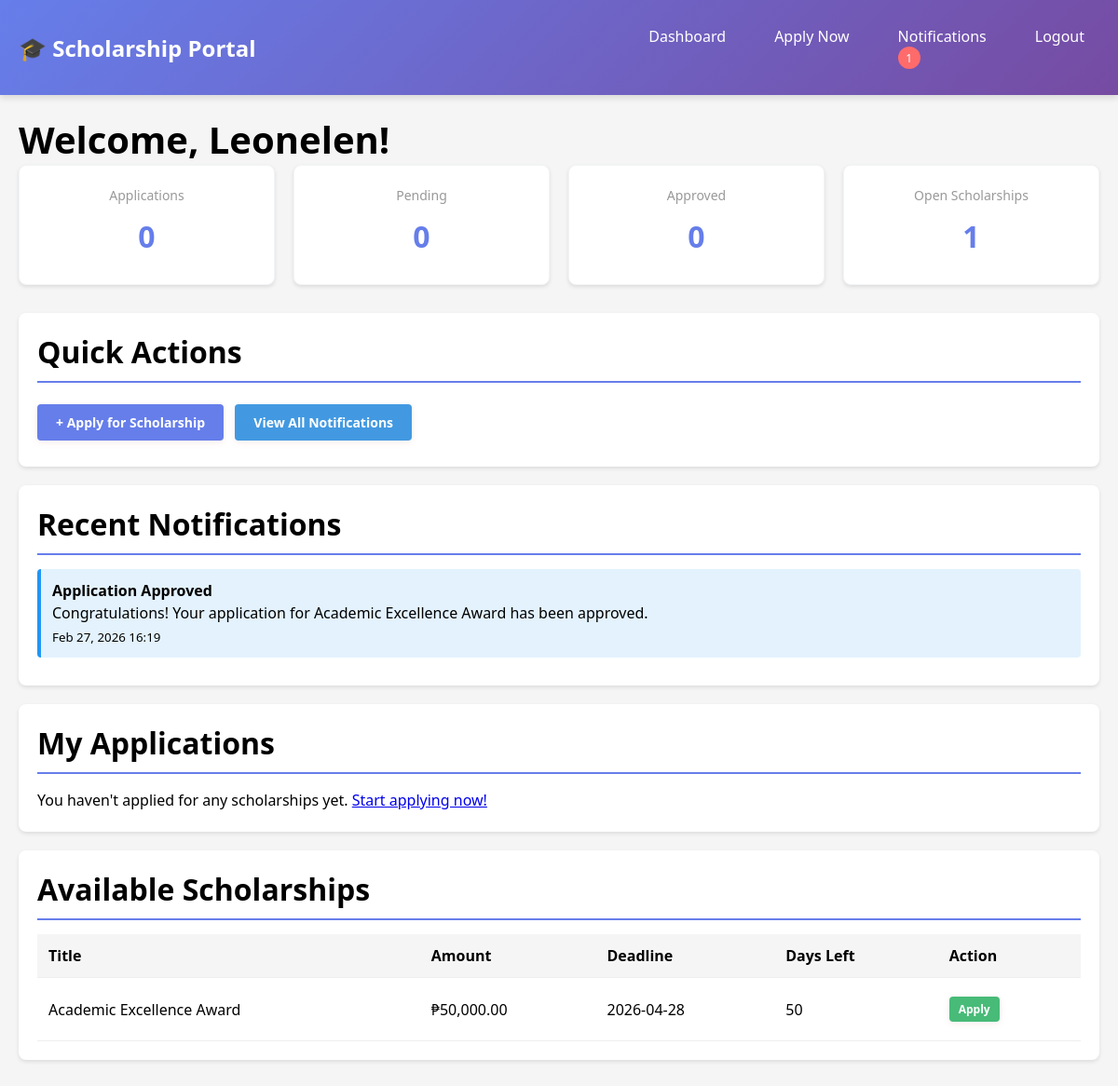
/member/dashboard_new.php (signed in), run on the app's committed database.
### tables this page shows
CREATE TABLE `notifications` (
  `id` int(11) NOT NULL,
  `user_id` int(11) NOT NULL,
  `title` varchar(255) NOT NULL,
  `message` text NOT NULL,
  `type` enum('info','success','warning','error','application','deadline') DEFAULT 'info',
  `related_application_id` int(11) DEFAULT NULL,
  `related_scholarship_id` int(11) DEFAULT NULL,
  `seen` tinyint(1) DEFAULT 0,
  `seen_at` datetime DEFAULT NULL,
  `created_at` datetime DEFAULT current_timestamp()
);

CREATE TABLE `scholarships` (
  `id` int(11) NOT NULL,
  `title` varchar(255) NOT NULL,
  `description` text NOT NULL,
  `organization` varchar(150) NOT NULL,
  `eligibility_requirements` text DEFAULT NULL,
  `renewal_requirements` text DEFAULT NULL,
  `amount` decimal(12,2) NOT NULL CHECK (`amount` > 0),
  `deadline` date NOT NULL,
  `status` enum('open','closed','cancelled') DEFAULT 'open',
  `created_by` int(11) NOT NULL,
  `created_at` datetime DEFAULT current_timestamp(),
  `updated_at` datetime DEFAULT current_timestamp() ON UPDATE current_timestamp()
);

### helpers/SecurityHelper.php (called while the page is built, shortened)
<?php
function sanitizeString($string) {
    return htmlspecialchars(trim($string), ENT_QUOTES, 'UTF-8');
}

### member/dashboard_new.php (the view, shortened to what this page needs)
<?php
require_once __DIR__ . '/../helpers/SecurityHelper.php';
$pdo = getPDO();
$user_id = $_SESSION['user_id'];
$stmt = $pdo->prepare("
    SELECT a.*, s.title as scholarship_title, s.deadline, s.amount
    FROM applications a
    JOIN scholarships s ON a.scholarship_id = s.id
    WHERE a.user_id = :user_id
    ORDER BY a.created_at DESC
");
$stmt->execute([':user_id' => $user_id]);
$applications = $stmt->fetchAll(PDO::FETCH_ASSOC) ?: [];
$stmt = $pdo->prepare("
    SELECT COUNT(*) FROM notifications
    WHERE user_id = :user_id AND seen = 0
");
$stmt->execute([':user_id' => $user_id]);
$unread_count = $stmt->fetchColumn() ?: 0;
$stmt = $pdo->prepare("
    SELECT * FROM notifications
    WHERE user_id = :user_id
    ORDER BY created_at DESC
    LIMIT 5
");
$stmt->execute([':user_id' => $user_id]);
$recent_notifications = $stmt->fetchAll(PDO::FETCH_ASSOC) ?: [];
$stmt = $pdo->query("
    SELECT * FROM scholarships
    WHERE status = 'open' AND deadline > NOW()
    ORDER BY deadline ASC
    LIMIT 5
");
$open_scholarships = $stmt->fetchAll(PDO::FETCH_ASSOC) ?: [];
$stats = [];
foreach (['pending', 'approved', 'rejected', 'under_review', 'submitted'] as $status) {
    $stmt = $pdo->prepare("SELECT COUNT(*) FROM applications WHERE user_id = :user_id AND status = :status");
    $stmt->execute([':user_id' => $user_id, ':status' => $status]);
    $stats[$status] = $stmt->fetchColumn() ?: 0;
}
?>
<!DOCTYPE html>
<html lang="en">
<head>
    <link rel="stylesheet" href="../assets/style.css">
</head>
<body>
    <nav class="navbar">
        <div class="navbar-logo">🎓 Scholarship Portal</div>
        <div class="navbar-menu">
            <a href="dashboard.php">Dashboard</a>
            <a href="apply_scholarship.php">Apply Now</a>
            <a href="notifications.php">Notifications <?php if ($unread_count > 0): ?><span class="notification-badge"><?= $unread_count ?></span><?php endif; ?></a>
            <a href="../auth/logout.php">Logout</a>
        </div>
    </nav>
    <div class="container">
        <h1>Welcome, <?= sanitizeString($_SESSION['user']['first_name'] ?? 'Student') ?>!</h1>
        <div class="dashboard-grid">
            <div class="stat-card">
                <p>Applications</p>
                <h3><?= count($applications) ?></h3>
            </div>
            <div class="stat-card">
                <p>Pending</p>
                <h3><?= $stats['pending'] ?></h3>
            </div>
            <div class="stat-card">
                <p>Approved</p>
                <h3><?= $stats['approved'] ?></h3>
            </div>
            <div class="stat-card">
                <p>Open Scholarships</p>
                <h3><?= count($open_scholarships) ?></h3>
            </div>
        </div>
        <div class="section">
            <h2>Quick Actions</h2>
            <a href="apply_scholarship.php" class="btn btn-primary">+ Apply for Scholarship</a>
            <a href="notifications.php" class="btn btn-info">View All Notifications</a>
        </div>
        <?php if (!empty($recent_notifications)): ?>
            <div class="section">
                <h2>Recent Notifications</h2>
                <?php foreach ($recent_notifications as $notif): ?>
                    <div class="notification-item <?= !$notif['seen'] ? 'unread' : '' ?>">
                        <strong><?= sanitizeString($notif['title']) ?></strong>
                        <p><?= sanitizeString($notif['message']) ?></p>
                        <small><?= date('M d, Y H:i', strtotime($notif['created_at'])) ?></small>
                    </div>
                <?php endforeach; ?>
            </div>
        <?php endif; ?>
        <div class="section">
            <h2>My Applications</h2>
            <?php if (!empty($applications)): ?>
                <table class="table">
                    <thead>
                        <tr>
                            <th>Scholarship</th>
                            <th>Status</th>
                            <th>Amount</th>
                            <th>Deadline</th>
                            <th>Applied</th>
                            <th>Action</th>
                        </tr>
                    </thead>
                    <tbody>
                        <?php foreach ($applications as $app): ?>
                            <tr>
                                <td><?= sanitizeString($app['scholarship_title']) ?></td>
                                <td><span class="status-badge status-<?= $app['status'] ?>"><?= $app['status'] ?></span></td>
                                <td>₱<?= number_format($app['amount'] ?? 0, 2) ?></td>
                                <td><?= $app['deadline'] ?></td>
                                <td><?= date('M d, Y', strtotime($app['submitted_at'] ?? $app['created_at'])) ?></td>
                                <td>
                                    <a href="application_details.php?id=<?= $app['id'] ?>" class="btn btn-info" style="padding: 5px 10px; font-size: 12px;">View Details</a>
                                </td>
                            </tr>
                        <?php endforeach; ?>
                    </tbody>
                </table>
            <?php else: ?>
                <p>You haven't applied for any scholarships yet. <a href="apply_scholarship.php">Start applying now!</a></p>
            <?php endif; ?>
        </div>
        <div class="section">
            <h2>Available Scholarships</h2>
            <?php if (!empty($open_scholarships)): ?>
                <table class="table">
                    <thead>
                        <tr>
                            <th>Title</th>
                            <th>Amount</th>
                            <th>Deadline</th>
                            <th>Days Left</th>
                            <th>Action</th>
                        </tr>
                    </thead>
                    <tbody>
                        <?php foreach ($open_scholarships as $sch): ?>
                            <tr>
                                <td><?= sanitizeString($sch['title']) ?></td>
                                <td>₱<?= number_format($sch['amount'] ?? 0, 2) ?></td>
                                <td><?= $sch['deadline'] ?></td>
                                <td>
                                    <?php
                                        $days = (strtotime($sch['deadline']) - time()) / 86400;
                                        echo (int)$days;
                                    ?>
                                </td>
                                <td>
                                    <a href="apply_scholarship.php?id=<?= $sch['id'] ?>" class="btn btn-success" style="padding: 5px 10px; font-size: 12px;">Apply</a>
                                </td>
                            </tr>
                        <?php endforeach; ?>
                    </tbody>
                </table>
            <?php else: ?>
                <p>No open scholarships available at this time.</p>
            <?php endif; ?>
        </div>
    </div>
</body>
</html>

### assets/style.css (style rules this page uses)
.stat-card { background: #fff; border-radius: 12px; box-shadow: 0 2px 8px rgba(185,28,28,0.08); padding: 1.5rem 2.5rem; min-width: 180px; text-align: center; border: 1px solid #f3f4f6; display: flex; flex-direction: column; align-items: center; justify-content: center; }
.btn { display: inline-block; padding: 0.9rem 2rem; border-radius: 8px; border: none; background: var(--primary); color: #fff; font-weight: 600; font-size: 1rem; cursor: pointer; box-shadow: 0 2px 8px rgba(185,28,28,0.08); transition: background 0.2s, box-shadow 0.2s, transform 0.2s; font-family: inherit; margin: 0.5rem 0.5rem 0.5rem 0; }
h1 { font-size: 2.5rem; font-weight: 700; }
h2 { font-size: 2rem; font-weight: 600; }
h3 { font-size: 1.5rem; font-weight: 600; }
p { color: var(--text-secondary); line-height: 1.7; }
.navbar { display: flex; justify-content: space-between; align-items: center; padding: 1.5rem 3rem; background: var(--surface); border-bottom: 1px solid var(--border); position: sticky; top: 0; z-index: 100; backdrop-filter: blur(10px); background: rgba(255, 255, 255, 0.95); }

### member/dashboard_new.php (style rules this page uses)
* { margin: 0; padding: 0; box-sizing: border-box; }
body { font-family: 'Segoe UI', Tahoma, Geneva, Verdana, sans-serif; background-color: #f5f5f5; }
.navbar { background: linear-gradient(135deg, #667eea 0%, #764ba2 100%); color: white; padding: 20px; display: flex; justify-content: space-between; align-items: center; box-shadow: 0 4px 6px rgba(0,0,0,0.1); }
.navbar-logo { font-size: 24px; font-weight: bold; }
.navbar-menu { display: flex; gap: 20px; }
.navbar-menu a { color: white; text-decoration: none; padding: 8px 16px; border-radius: 4px; transition: background 0.3s; }
.notification-badge { background: #ff6b6b; color: white; border-radius: 50%; width: 24px; height: 24px; display: flex; align-items: center; justify-content: center; font-size: 12px; }
.container { max-width: 1200px; margin: 0 auto; padding: 20px; }
.dashboard-grid { display: grid; grid-template-columns: 1fr 1fr 1fr 1fr; gap: 20px; margin-bottom: 30px; }
.stat-card { background: white; padding: 20px; border-radius: 8px; box-shadow: 0 2px 4px rgba(0,0,0,0.1); text-align: center; }
.stat-card h3 { color: #667eea; font-size: 32px; margin: 10px 0; }
.stat-card p { color: #999; font-size: 14px; }
.section { background: white; padding: 20px; border-radius: 8px; margin-bottom: 20px; box-shadow: 0 2px 4px rgba(0,0,0,0.1); }
.section h2 { margin-bottom: 15px; padding-bottom: 10px; border-bottom: 2px solid #667eea; }
.btn { padding: 10px 20px; border: none; border-radius: 4px; cursor: pointer; text-decoration: none; display: inline-block; font-size: 14px; }
.btn-primary { background-color: #667eea; color: white; }
.btn-success { background-color: #48bb78; color: white; }
.btn-info { background-color: #4299e1; color: white; }
.table { width: 100%; border-collapse: collapse; }
.table th, .table td { padding: 12px; text-align: left; border-bottom: 1px solid #eee; }
.table th { background-color: #f5f5f5; font-weight: bold; }
.notification-item { background: #f9f9f9; padding: 12px; margin-bottom: 10px; border-left: 4px solid #667eea; border-radius: 4px; }
.notification-item.unread { background: #e3f2fd; border-left-color: #2196F3; }

### data on the page
notifications: title "Application Approved", message "Congratulations! Your application for Academic Excellence Award has been approved.", created_at "Feb 27, 2026 16:19"
scholarships: title "Academic Excellence Award", amount "50,000.00", deadline "2026-04-28"

### other printed values
$unread_count "1"
sanitizeString($_SESSION['user']['first_name'] ?? 'Student') "Leonelen"
count($applications) "0"
$stats['pending'] "0"
$stats['approved'] "0"
count($open_scholarships) "1"
